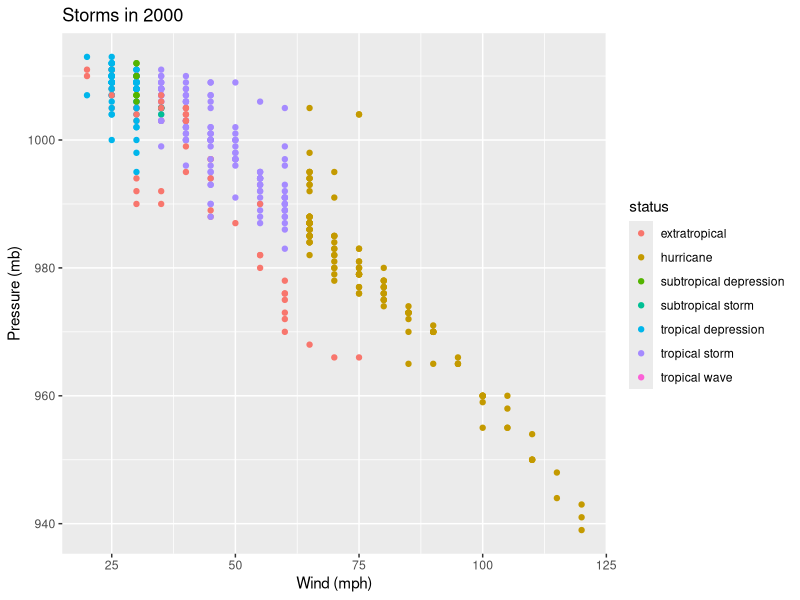

Source code (R):
## ---- chunk 1
library(tidyverse)

storms |>
  filter(year == 2000) |>
  ggplot(aes(x = wind, y = pressure, color = status)) +
  geom_point() +
  labs(title = "Storms in 2000", x = "Wind (mph)", y = "Pressure (mb)")
